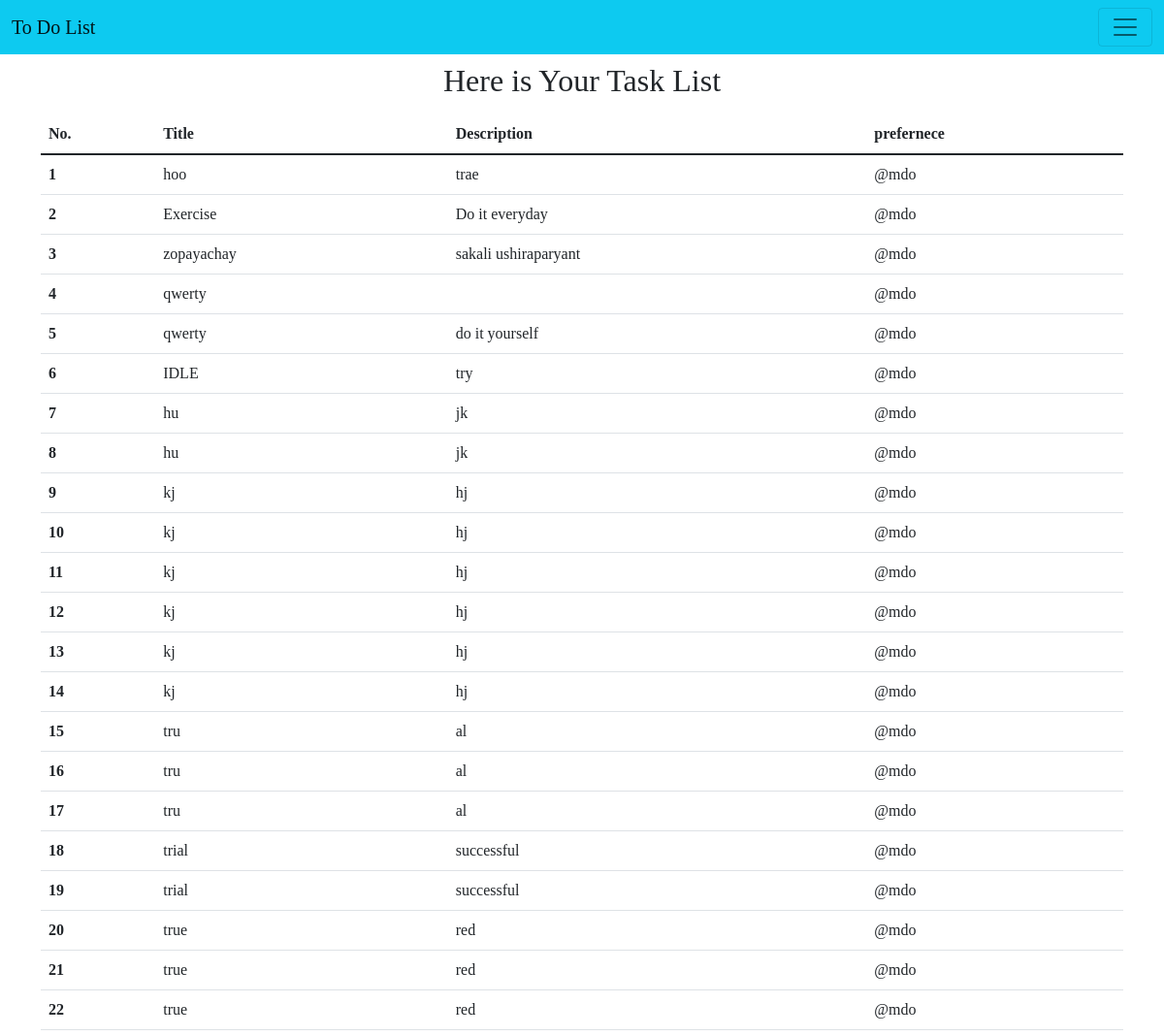
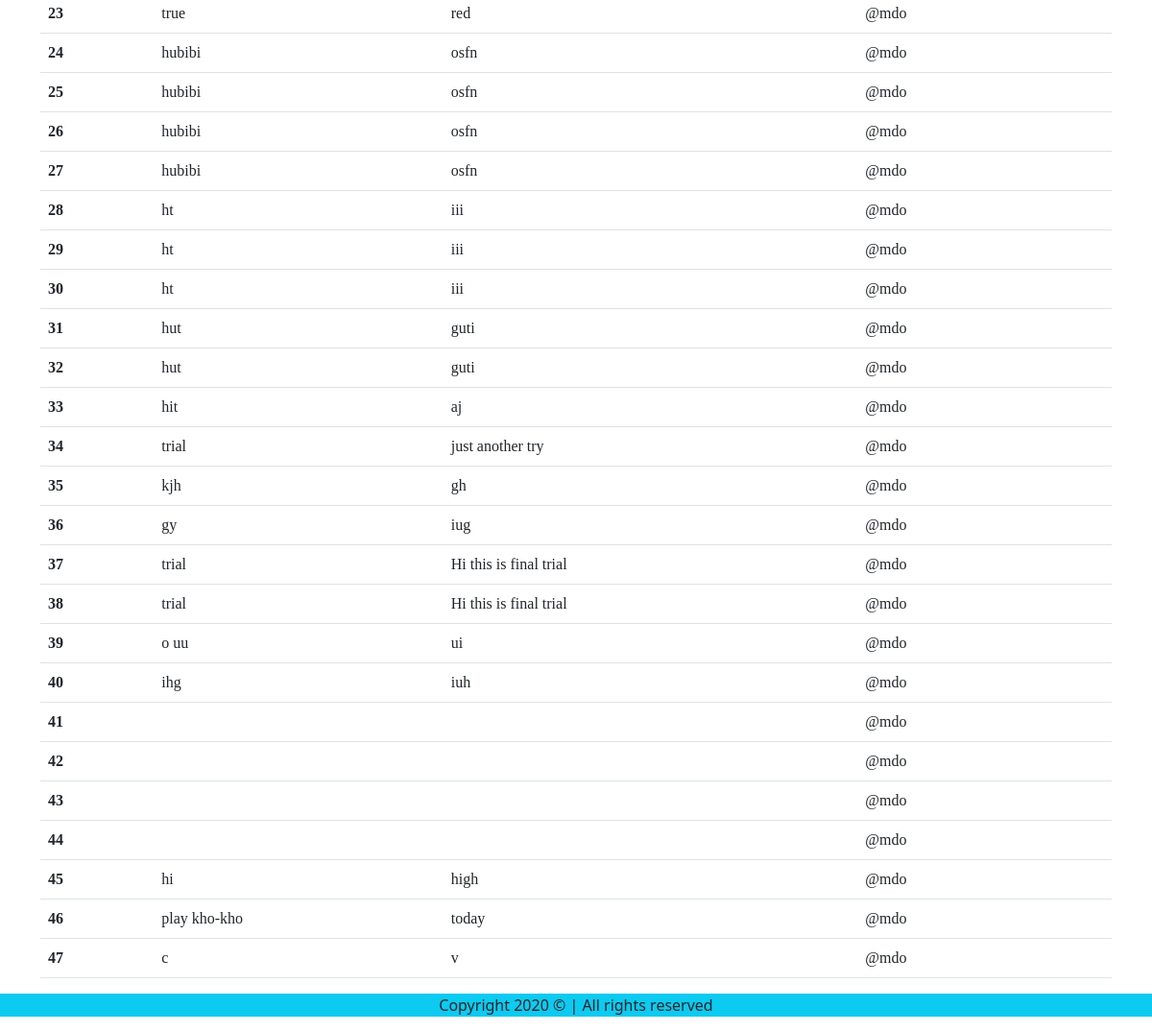
Page /task on the committed database (2 pictures, top to bottom).
### home/models.py (models this page shows, shortened)
class Contact(models.Model):
    Title = models.CharField(max_length=30)
    desc = models.TextField()
    file = models.FileField(default='',upload_to='static')

### home/views.py (the view)
# urls.py: path('task', views.task,name="task"),
def task(request):
    alltasks = Contact.objects.all()
    context = { 'tasks' : alltasks }
    for con in alltasks:
        print(con.Title)
    return render(request,'task.html',context)

### template/task.html (shortened to what this page needs)
<!doctype html>
<html lang="en">
<head>
    <link href="https://cdn.jsdelivr.net/npm/bootstrap@5.1.3/dist/css/bootstrap.min.css" rel="stylesheet"
>
</head>
<body>
    <nav class="navbar navbar-light bg-info fixed-top">
        <div class="container-fluid">
            <a class="navbar-brand" style="font-family: cursive;" href="#">To Do List</a>
            <button class="navbar-toggler" type="button" data-bs-toggle="offcanvas" data-bs-target="#offcanvasNavbar"
                aria-controls="offcanvasNavbar">
                <span class="navbar-toggler-icon"></span>
            </button>
        </div>
    </nav>
    <br><br>
    <div class="container my-3">
        <h2 class="text-center" style="font-family: cursive;">Here is Your Task List</h2>
    </div>
    <div class="container " style="font-family: cursive;">
        <table class="table">
            <thead>
              <tr>
                <th scope="col">No.</th>
                <th scope="col">Title</th>
                <th scope="col">Description</th>
                <th scope="col">prefernece</th>
              </tr>
            </thead>
            <tbody>
                {% for task in tasks %}
                    <tr>
                        <th scope="row">{{forloop.counter}}</th>
                        <td>{{task.Title}}</td>
                        <td>{{task.desc}}</td>
                        <td>@mdo</td>
                    </tr>
                {% endfor %}
            </tbody>
          </table>
    </div>
    <footer class="footer bg-info fixed-below">
        <p class="text-center">
          Copyright 2020 &copy; | All rights reserved
        </p>
      </footer>
</body>
</html>

### rows in the picture
Contact: Title "hoo", desc "trae"
Contact: Title "Exercise", desc "Do it everyday"
Contact: Title "zopayachay", desc "sakali ushiraparyant"
Contact: Title "qwerty"
Contact: Title "qwerty", desc "do it yourself"
Contact: Title "IDLE", desc "try"
Contact: Title "hu", desc "jk"
Contact: Title "hu", desc "jk"
Contact: Title "kj", desc "hj"
Contact: Title "kj", desc "hj"
Contact: Title "kj", desc "hj"
Contact: Title "kj", desc "hj"
Contact: Title "kj", desc "hj"
Contact: Title "kj", desc "hj"
Contact: Title "tru", desc "al"
Contact: Title "tru", desc "al"
Contact: Title "tru", desc "al"
Contact: Title "trial", desc "successful"
Contact: Title "trial", desc "successful"
Contact: Title "true", desc "red"
Contact: Title "true", desc "red"
Contact: Title "true", desc "red"
Contact: Title "true", desc "red"
Contact: Title "hubibi", desc "osfn"
Contact: Title "hubibi", desc "osfn"
Contact: Title "hubibi", desc "osfn"
Contact: Title "hubibi", desc "osfn"
Contact: Title "ht", desc "iii"
Contact: Title "ht", desc "iii"
Contact: Title "ht", desc "iii"
Contact: Title "hut", desc "guti"
Contact: Title "hut", desc "guti"
Contact: Title "hit", desc "aj"
Contact: Title "trial", desc "just another try"
Contact: Title "kjh", desc "gh"
Contact: Title "gy", desc "iug"
Contact: Title "trial", desc "Hi this is final trial"
Contact: Title "trial", desc "Hi this is final trial"
Contact: Title "o uu", desc "ui"
Contact: Title "ihg", desc "iuh"
Contact: Title "hi", desc "high"
Contact: Title "play kho-kho", desc "today"
Contact: Title "c", desc "v"
